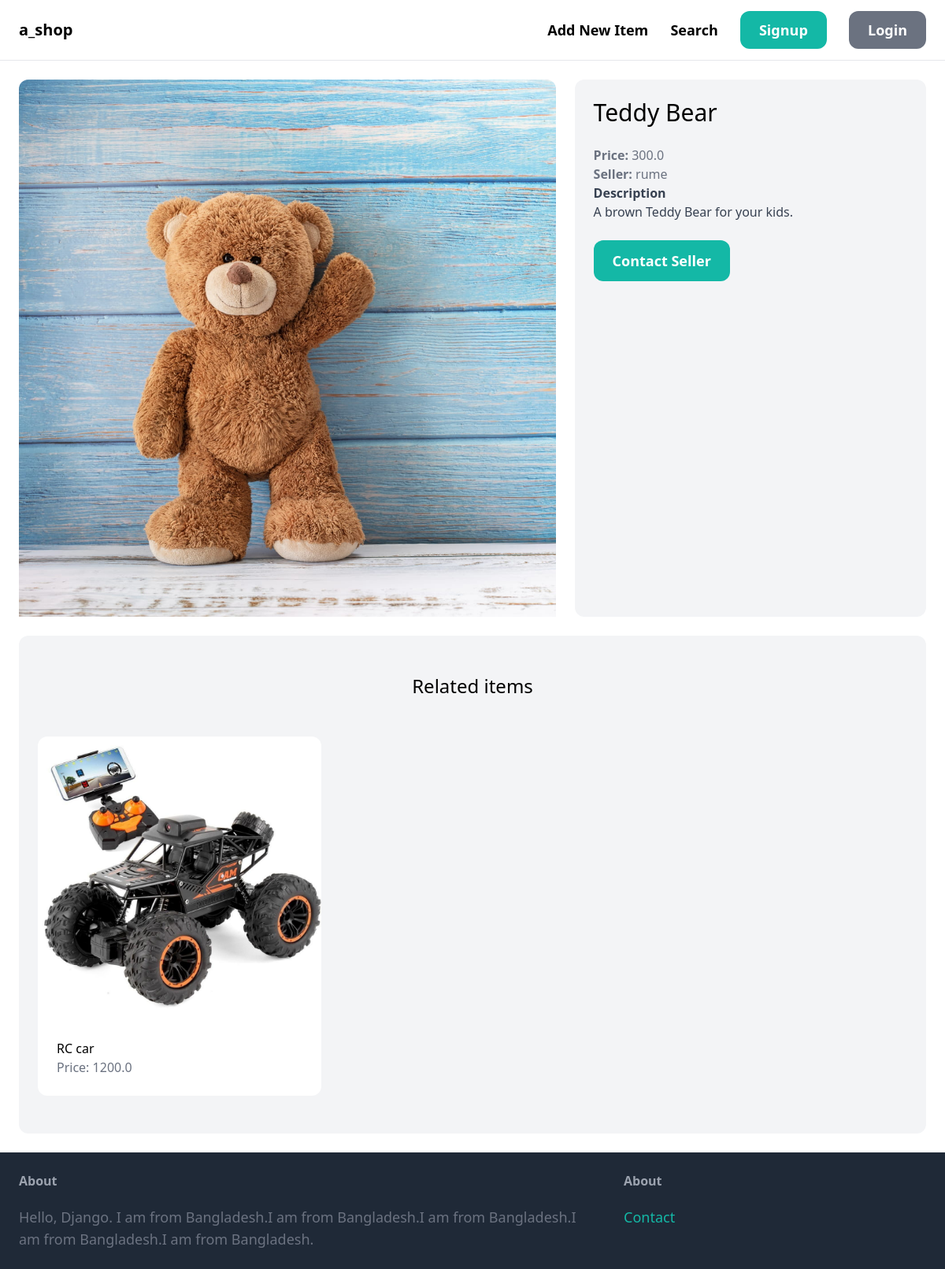
Screenshot of /items/2/ with the database file from the repository.
### item/models.py (models this page shows, shortened)
class Item(models.Model):
    category    = models.ForeignKey(Category, related_name = 'items', on_delete=models.CASCADE)
    name        = models.CharField(max_length=255)
    description = models.TextField(blank=True,null=True)
    price       = models.FloatField()
    image       = models.ImageField(upload_to='item_images',blank=True,null=True)
    is_sold     = models.BooleanField(default=False)
    created_by  = models.ForeignKey(User, related_name = 'item', on_delete=models.CASCADE)
    created_at  = models.DateTimeField(auto_now_add=True)

### item/views.py (the view)
# urls.py: path('<int:pk>/', views.detail, name='detail' ),
def detail(request,pk):
    item = get_object_or_404(Item, pk=pk)
    related_items = Item.objects.filter(category=item.category, is_sold = False).exclude(pk=pk)[0:3]
    return render(request, 'detail.html',{'item':item, 'related_items':related_items})

### templates/detail.html (shortened to what this page needs)
{% extends "base.html" %}
{% block content %}
    <div class="grid grid-cols-5 gap-6">
        <div class="col-span-3">
            <img src="{{item.image.url}}" class="rounded-t-xl">
        </div>
        <div class="col-span-2 p-6 bg-gray-100 rounded-xl">
            <h1 class="mb-6 text-3xl">{{item.name}}</h1>
            <p class="text-gray-500"><strong>Price: </strong>{{item.price}}</p>
            <p class="text-gray-500"><strong>Seller: </strong>{{item.created_by.username}}</p>
            {% if item.description %}
                <p class="text-gray-700">
                    <strong class="text-gray=500">Description</strong><br>
                    {{ item.description}}
                </p>
            {% endif %}
            {% if request.user == item.created_by %}
            <div class="mt-6 p-6 bg-white rounded-xl">
                <p>This is your item!</p>
                <a href="{% url 'item:edit' item.id %}" class="inline-block mt-6 px-6 py-3 font-semibold bg-teal-600 text-white rounded-xl">
                    Edit
                </a>
                <a href="{% url 'item:delete' item.id %}" class="inline-block mt-6 px-6 py-3 font-semibold bg-red-600 text-white rounded-xl">
                    Delete
                </a>
            </div>
            {% else %}
                <a href="{% url 'conversation:new_conversation' item.id %}" class="inline-block mt-6 px-6 py-3 text-lg font-semibold bg-teal-500 text-white rounded-xl hover:bg-teal-700"> Contact Seller</a>
            {% endif %}
        </div>
    </div>
    {% if related_items %}
        <div class="mt-6 px-6 py-12 bg-gray-100 rounded-xl">
            <h2 class="mb-12 text-2xl text-center">Related items</h2>
            <div class="grid grid-cols-3 gap-3">
                {% for item in related_items %}
                    <div>
                        <a href="{% url 'item:detail' item.id %}">
                            <div>
                                <img src="{{item.image.url}}" class="rounded-t-xl" alt="">
                            </div>
                            <div class="p-6 bg-white rounded-b-xl">
                                <h2 class="text-exl">{{ item.name }}</h2>
                                <p class="text-gray-500">Price: {{ item.price }}</p>
                            </div>
                        </a>
                    </div>
                {% endfor %}
            </div>
        </div>
    {% endif %}
{% endblock content %}

### rows the page displays
Item: image (picture), name "Teddy Bear", price "300.0", created_by.username "rume", description "A brown Teddy Bear for your kids."
Item: image (picture), name "RC car", price "1200.0"
